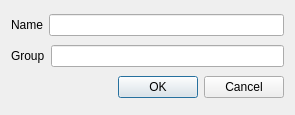
<?xml version="1.0" encoding="UTF-8"?>
<ui version="4.0">
 <class>LoginDialog</class>
 <widget class="QDialog" name="LoginDialog">
  <property name="geometry">
   <rect>
    <x>0</x>
    <y>0</y>
    <width>295</width>
    <height>115</height>
   </rect>
  </property>
  <property name="windowTitle">
   <string>Dialog</string>
  </property>
  <layout class="QVBoxLayout" name="verticalLayout">
   <item>
    <layout class="QHBoxLayout" name="horizontalLayout">
     <item>
      <widget class="QLabel" name="label">
       <property name="text">
        <string>Name</string>
       </property>
       <property name="buddy">
        <cstring>lineEditName</cstring>
       </property>
      </widget>
     </item>
     <item>
      <widget class="QLineEdit" name="lineEditName"/>
     </item>
    </layout>
   </item>
   <item>
    <layout class="QHBoxLayout" name="horizontalLayout_2">
     <item>
      <widget class="QLabel" name="label_2">
       <property name="text">
        <string>Group</string>
       </property>
       <property name="buddy">
        <cstring>lineEditGroup</cstring>
       </property>
      </widget>
     </item>
     <item>
      <widget class="QLineEdit" name="lineEditGroup"/>
     </item>
    </layout>
   </item>
   <item>
    <widget class="QDialogButtonBox" name="buttonBox">
     <property name="orientation">
      <enum>Qt::Horizontal</enum>
     </property>
     <property name="standardButtons">
      <set>QDialogButtonBox::Cancel|QDialogButtonBox::Ok</set>
     </property>
    </widget>
   </item>
  </layout>
 </widget>
 <resources/>
 <connections>
  <connection>
   <sender>buttonBox</sender>
   <signal>accepted()</signal>
   <receiver>LoginDialog</receiver>
   <slot>accept()</slot>
   <hints>
    <hint type="sourcelabel">
     <x>248</x>
     <y>254</y>
    </hint>
    <hint type="destinationlabel">
     <x>157</x>
     <y>274</y>
    </hint>
   </hints>
  </connection>
  <connection>
   <sender>buttonBox</sender>
   <signal>rejected()</signal>
   <receiver>LoginDialog</receiver>
   <slot>reject()</slot>
   <hints>
    <hint type="sourcelabel">
     <x>316</x>
     <y>260</y>
    </hint>
    <hint type="destinationlabel">
     <x>286</x>
     <y>274</y>
    </hint>
   </hints>
  </connection>
 </connections>
</ui>
